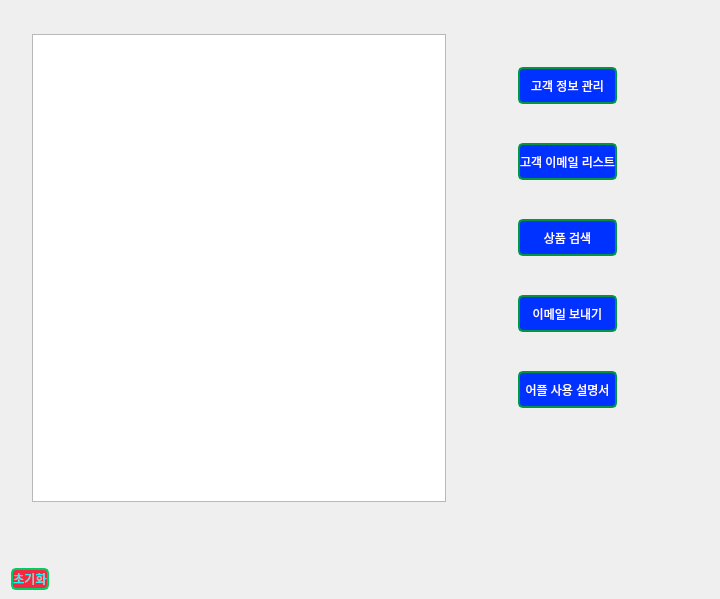
<?xml version="1.0" encoding="UTF-8"?>
<ui version="4.0">
 <class>MainWindow</class>
 <widget class="QMainWindow" name="MainWindow">
  <property name="geometry">
   <rect>
    <x>0</x>
    <y>0</y>
    <width>720</width>
    <height>599</height>
   </rect>
  </property>
  <property name="minimumSize">
   <size>
    <width>720</width>
    <height>599</height>
   </size>
  </property>
  <property name="windowTitle">
   <string>스펨메일 - AI04B</string>
  </property>
  <property name="windowIcon">
   <iconset>
    <normaloff>아이콘.png</normaloff>아이콘.png</iconset>
  </property>
  <property name="toolTip">
   <string/>
  </property>
  <property name="styleSheet">
   <string notr="true">QPushButton{
	color: rgb(0, 255, 255);
	background-color:  rgb(0, 135, 255);
	border: 2px solid rgb(0, 204, 100);
	border-radius: 5px;
}
QPushButton:pressed { background-color:rgb(35, 200, 100) }

#centralwidget
{
	background:url(&quot;./배경11.png&quot;)
}</string>
  </property>
  <widget class="QWidget" name="centralwidget">
   <layout class="QGridLayout" name="gridLayout_2">
    <property name="leftMargin">
     <number>11</number>
    </property>
    <item row="0" column="1">
     <layout class="QGridLayout" name="gridLayout">
      <property name="leftMargin">
       <number>21</number>
      </property>
      <property name="topMargin">
       <number>25</number>
      </property>
      <property name="rightMargin">
       <number>53</number>
      </property>
      <property name="bottomMargin">
       <number>60</number>
      </property>
      <item row="0" column="0">
       <widget class="QTextBrowser" name="list">
        <property name="readOnly">
         <bool>true</bool>
        </property>
        <property name="openLinks">
         <bool>true</bool>
        </property>
       </widget>
      </item>
      <item row="0" column="1">
       <layout class="QVBoxLayout" name="verticalLayout">
        <property name="leftMargin">
         <number>66</number>
        </property>
        <property name="rightMargin">
         <number>41</number>
        </property>
        <property name="bottomMargin">
         <number>60</number>
        </property>
        <item>
         <widget class="QPushButton" name="pushButton">
          <property name="enabled">
           <bool>true</bool>
          </property>
          <property name="minimumSize">
           <size>
            <width>45</width>
            <height>37</height>
           </size>
          </property>
          <property name="baseSize">
           <size>
            <width>0</width>
            <height>0</height>
           </size>
          </property>
          <property name="styleSheet">
           <string notr="true">QPushButton{
	color: white;
	background-color:  rgb(0, 50, 255);
	border: 2px solid rgb(0, 150, 70);
	border-radius: 5px;
}</string>
          </property>
          <property name="text">
           <string>고객 정보 관리</string>
          </property>
          <property name="checkable">
           <bool>false</bool>
          </property>
          <property name="checked">
           <bool>false</bool>
          </property>
         </widget>
        </item>
        <item>
         <widget class="QPushButton" name="pushButton_2">
          <property name="minimumSize">
           <size>
            <width>45</width>
            <height>37</height>
           </size>
          </property>
          <property name="styleSheet">
           <string notr="true">QPushButton{
	color: white;
	background-color:  rgb(0, 50, 255);
	border: 2px solid rgb(0, 150, 70);
	border-radius: 5px;
}</string>
          </property>
          <property name="text">
           <string>고객 이메일 리스트</string>
          </property>
         </widget>
        </item>
        <item>
         <widget class="QPushButton" name="pushButton_3">
          <property name="minimumSize">
           <size>
            <width>45</width>
            <height>37</height>
           </size>
          </property>
          <property name="styleSheet">
           <string notr="true">QPushButton{
	color: white;
	background-color:  rgb(0, 50, 255);
	border: 2px solid rgb(0, 150, 70);
	border-radius: 5px;
}</string>
          </property>
          <property name="text">
           <string>상품 검색</string>
          </property>
         </widget>
        </item>
        <item>
         <widget class="QPushButton" name="pushButton_4">
          <property name="minimumSize">
           <size>
            <width>45</width>
            <height>37</height>
           </size>
          </property>
          <property name="styleSheet">
           <string notr="true">QPushButton{
	color: white;
	background-color:  rgb(0, 50, 255);
	border: 2px solid rgb(0, 150, 70);
	border-radius: 5px;
}</string>
          </property>
          <property name="text">
           <string>이메일 보내기</string>
          </property>
         </widget>
        </item>
        <item>
         <widget class="QPushButton" name="pushButton_6">
          <property name="minimumSize">
           <size>
            <width>45</width>
            <height>37</height>
           </size>
          </property>
          <property name="styleSheet">
           <string notr="true">QPushButton{
	color: white;
	background-color:  rgb(0, 50, 255);
	border: 2px solid rgb(0, 150, 70);
	border-radius: 5px;
}</string>
          </property>
          <property name="text">
           <string>어플 사용 설명서</string>
          </property>
         </widget>
        </item>
       </layout>
      </item>
     </layout>
    </item>
    <item row="1" column="1">
     <widget class="QPushButton" name="pushButton_5">
      <property name="sizePolicy">
       <sizepolicy hsizetype="Maximum" vsizetype="Maximum">
        <horstretch>10</horstretch>
        <verstretch>3</verstretch>
       </sizepolicy>
      </property>
      <property name="minimumSize">
       <size>
        <width>10</width>
        <height>5</height>
       </size>
      </property>
      <property name="sizeIncrement">
       <size>
        <width>0</width>
        <height>0</height>
       </size>
      </property>
      <property name="layoutDirection">
       <enum>Qt::LeftToRight</enum>
      </property>
      <property name="styleSheet">
       <string notr="true">QPushButton{
	color: rgb(0, 255, 255);
	background-color:  rgb(244, 41, 65);
	border: 2px solid rgb(0, 204, 100);
	border-radius: 5px;
}</string>
      </property>
      <property name="text">
       <string>초기화</string>
      </property>
     </widget>
    </item>
   </layout>
  </widget>
 </widget>
 <resources/>
 <connections/>
</ui>
